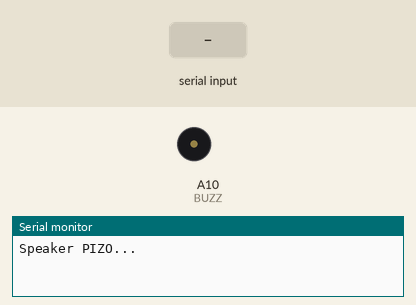
A program run on a simulated Arduino Mega 2560, built with avr-gcc and run on an emulated ATmega2560. Parts: buzzer (waves = sounding), the last lines printed to the serial monitor. Inputs (shaded band) come from the test bench.

Above: at 1.2 s.
1.3 s: "1" received over Serial
At 1.63 s:
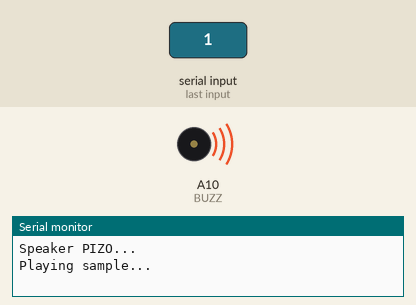
Timing chart, 0 to 4.3 s (numbered marks = the images above; inputs shaded):
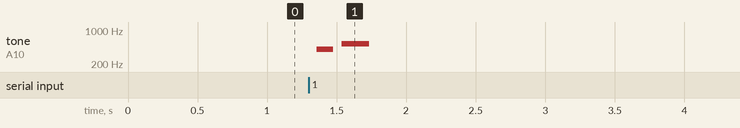

Measured:
- after the input at 1.3 s, tone on A10 (BUZZ): silent → 398 Hz after 0.06 s, → silent 0.12 s later, → 523 Hz 0.06 s later, → silent 0.20 s later

The program:

main.cpp
```cpp
#include <Arduino.h>

#define BUZZ A10

void beep(int frequencyInHertz, long timeInMilliseconds)
{
  int x;
  long delayAmount = (long)(1000000/frequencyInHertz);
  long loopTime = (long)((timeInMilliseconds*1000)/(delayAmount*2));
  for (x=0;x<loopTime;x++)
  {
      digitalWrite(BUZZ,HIGH);
      delayMicroseconds(delayAmount);
      digitalWrite(BUZZ,LOW);
      delayMicroseconds(delayAmount);
  }
}

void uhoh() {
  beep(415,100);
  delay(80);
  beep(279,100);
  delay(80);
}

void bonk() {
  beep(125,500);
  delay(100);
  uhoh();
}

void shootKey() {
  beep(1200,100);
  delay(80);
  beep(1200,100);
  beep(1500,200);
}

void openLock() {
  beep(800,100);
  delay(80);
  beep(1050,200);
}

void win() {
  beep(1200,100);
  delay(80);
  beep(1200,100);
  beep(1500,200);
}

bool isSerial() {
  bool available = false;

  if (Serial.available()) {
    String str = Serial.readString();
    available = true;
  }

  return available;
}

void setup() {

  Serial.begin(9600);
  Serial.setTimeout(10);
  Serial.println("Speaker PIZO...");

  pinMode(BUZZ, OUTPUT);
  digitalWrite(BUZZ, LOW); //Buzzer Off
}

void loop() {
  if (isSerial()) {
    Serial.println("Playing sample...");
    openLock();
  }
}

// ## RTTL Samples ###########
//char *song = "The Simpsons:d=4,o=5,b=160:c.6,e6,f#6,8a6,g.6,e6,c6,8a,8f#,8f#,8f#,2g,8p,8p,8f#,8f#,8f#,8g,a#.,8c6,8c6,8c6,c6";
//char *song = "Indiana:d=4,o=5,b=250:e,8p,8f,8g,8p,1c6,8p.,d,8p,8e,1f,p.,g,8p,8a,8b,8p,1f6,p,a,8p,8b,2c6,2d6,2e6,e,8p,8f,8g,8p,1c6,p,d6,8p,8e6,1f.6,g,8p,8g,e.6,8p,d6,8p,8g,e.6,8p,d6,8p,8g,f.6,8p,e6,8p,8d6,2c6";
//char *song = "TakeOnMe:d=4,o=4,b=160:8f#5,8f#5,8f#5,8d5,8p,8b,8p,8e5,8p,8e5,8p,8e5,8g#5,8g#5,8a5,8b5,8a5,8a5,8a5,8e5,8p,8d5,8p,8f#5,8p,8f#5,8p,8f#5,8e5,8e5,8f#5,8e5,8f#5,8f#5,8f#5,8d5,8p,8b,8p,8e5,8p,8e5,8p,8e5,8g#5,8g#5,8a5,8b5,8a5,8a5,8a5,8e5,8p,8d5,8p,8f#5,8p,8f#5,8p,8f#5,8e5,8e5";
//char *song = "Entertainer:d=4,o=5,b=140:8d,8d#,8e,c6,8e,c6,8e,2c.6,8c6,8d6,8d#6,8e6,8c6,8d6,e6,8b,d6,2c6,p,8d,8d#,8e,c6,8e,c6,8e,2c.6,8p,8a,8g,8f#,8a,8c6,e6,8d6,8c6,8a,2d6";
//char *song = "Muppets:d=4,o=5,b=250:c6,c6,a,b,8a,b,g,p,c6,c6,a,8b,8a,8p,g.,p,e,e,g,f,8e,f,8c6,8c,8d,e,8e,8e,8p,8e,g,2p,c6,c6,a,b,8a,b,g,p,c6,c6,a,8b,a,g.,p,e,e,g,f,8e,f,8c6,8c,8d,e,8e,d,8d,c";
//char *song = "Xfiles:d=4,o=5,b=125:e,b,a,b,d6,2b.,1p,e,b,a,b,e6,2b.,1p,g6,f#6,e6,d6,e6,2b.,1p,g6,f#6,e6,d6,f#6,2b.,1p,e,b,a,b,d6,2b.,1p,e,b,a,b,e6,2b.,1p,e6,2b.";
//char *song = "Looney:d=4,o=5,b=140:32p,c6,8f6,8e6,8d6,8c6,a.,8c6,8f6,8e6,8d6,8d#6,e.6,8e6,8e6,8c6,8d6,8c6,8e6,8c6,8d6,8a,8c6,8g,8a#,8a,8f";
//char *song = "20thCenFox:d=16,o=5,b=140:b,8p,b,b,2b,p,c6,32p,b,32p,c6,32p,b,32p,c6,32p,b,8p,b,b,b,32p,b,32p,b,32p,b,32p,b,32p,b,32p,b,32p,g#,32p,a,32p,b,8p,b,b,2b,4p,8e,8g#,8b,1c#6,8f#,8a,8c#6,1e6,8a,8c#6,8e6,1e6,8b,8g#,8a,2b";
//char *song = "Bond:d=4,o=5,b=80:32p,16c#6,32d#6,32d#6,16d#6,8d#6,16c#6,16c#6,16c#6,16c#6,32e6,32e6,16e6,8e6,16d#6,16d#6,16d#6,16c#6,32d#6,32d#6,16d#6,8d#6,16c#6,16c#6,16c#6,16c#6,32e6,32e6,16e6,8e6,16d#6,16d6,16c#6,16c#7,c.7,16g#6,16f#6,g#.6";
//char *song = "MASH:d=8,o=5,b=140:4a,4g,f#,g,p,f#,p,g,p,f#,p,2e.,p,f#,e,4f#,e,f#,p,e,p,4d.,p,f#,4e,d,e,p,d,p,e,p,d,p,2c#.,p,d,c#,4d,c#,d,p,e,p,4f#,p,a,p,4b,a,b,p,a,p,b,p,2a.,4p,a,b,a,4b,a,b,p,2a.,a,4f#,a,b,p,d6,p,4e.6,d6,b,p,a,p,2b";
//char *song = "StarWars:d=4,o=5,b=45:32p,32f#,32f#,32f#,8b.,8f#.6,32e6,32d#6,32c#6,8b.6,16f#.6,32e6,32d#6,32c#6,8b.6,16f#.6,32e6,32d#6,32e6,8c#.6,32f#,32f#,32f#,8b.,8f#.6,32e6,32d#6,32c#6,8b.6,16f#.6,32e6,32d#6,32c#6,8b.6,16f#.6,32e6,32d#6,32e6,8c#6";
//char *song = "GoodBad:d=4,o=5,b=56:32p,32a#,32d#6,32a#,32d#6,8a#.,16f#.,16g#.,d#,32a#,32d#6,32a#,32d#6,8a#.,16f#.,16g#.,c#6,32a#,32d#6,32a#,32d#6,8a#.,16f#.,32f.,32d#.,c#,32a#,32d#6,32a#,32d#6,8a#.,16g#.,d#";
//char *song = "TopGun:d=4,o=4,b=31:32p,16c#,16g#,16g#,32f#,32f,32f#,32f,16d#,16d#,32c#,32d#,16f,32d#,32f,16f#,32f,32c#,16f,d#,16c#,16g#,16g#,32f#,32f,32f#,32f,16d#,16d#,32c#,32d#,16f,32d#,32f,16f#,32f,32c#,g#";
//char *song = "A-Team:d=8,o=5,b=125:4d#6,a#,2d#6,16p,g#,4a#,4d#.,p,16g,16a#,d#6,a#,f6,2d#6,16p,c#.6,16c6,16a#,g#.,2a#";
//char *song = "Flinstones:d=4,o=5,b=40:32p,16f6,16a#,16a#6,32g6,16f6,16a#.,16f6,32d#6,32d6,32d6,32d#6,32f6,16a#,16c6,d6,16f6,16a#.,16a#6,32g6,16f6,16a#.,32f6,32f6,32d#6,32d6,32d6,32d#6,32f6,16a#,16c6,a#,16a6,16d.6,16a#6,32a6,32a6,32g6,32f#6,32a6,8g6,16g6,16c.6,32a6,32a6,32g6,32g6,32f6,32e6,32g6,8f6,16f6,16a#.,16a#6,32g6,16f6,16a#.,16f6,32d#6,32d6,32d6,32d#6,32f6,16a#,16c.6,32d6,32d#6,32f6,16a#,16c.6,32d6,32d#6,32f6,16a#6,16c7,8a#.6";
//char *song = "Jeopardy:d=4,o=6,b=125:c,f,c,f5,c,f,2c,c,f,c,f,a.,8g,8f,8e,8d,8c#,c,f,c,f5,c,f,2c,f.,8d,c,a#5,a5,g5,f5,p,d#,g#,d#,g#5,d#,g#,2d#,d#,g#,d#,g#,c.7,8a#,8g#,8g,8f,8e,d#,g#,d#,g#5,d#,g#,2d#,g#.,8f,d#,c#,c,p,a#5,p,g#.5,d#,g#";
//char *song = "Gadget:d=16,o=5,b=50:32d#,32f,32f#,32g#,a#,f#,a,f,g#,f#,32d#,32f,32f#,32g#,a#,d#6,4d6,32d#,32f,32f#,32g#,a#,f#,a,f,g#,f#,8d#";
//char *song = "Smurfs:d=32,o=5,b=200:4c#6,16p,4f#6,p,16c#6,p,8d#6,p,8b,p,4g#,16p,4c#6,p,16a#,p,8f#,p,8a#,p,4g#,4p,g#,p,a#,p,b,p,c6,p,4c#6,16p,4f#6,p,16c#6,p,8d#6,p,8b,p,4g#,16p,4c#6,p,16a#,p,8b,p,8f,p,4f#";
//char *song = "MahnaMahna:d=16,o=6,b=125:c#,c.,b5,8a#.5,8f.,4g#,a#,g.,4d#,8p,c#,c.,b5,8a#.5,8f.,g#.,8a#.,4g,8p,c#,c.,b5,8a#.5,8f.,4g#,f,g.,8d#.,f,g.,8d#.,f,8g,8d#.,f,8g,d#,8c,a#5,8d#.,8d#.,4d#,8d#.";
//char *song = "LeisureSuit:d=16,o=6,b=56:f.5,f#.5,g.5,g#5,32a#5,f5,g#.5,a#.5,32f5,g#5,32a#5,g#5,8c#.,a#5,32c#,a5,a#.5,c#.,32a5,a#5,32c#,d#,8e,c#.,f.,f.,f.,f.,f,32e,d#,8d,a#.5,e,32f,e,32f,c#,d#.,c#";
//char *song = "MissionImp:d=16,o=6,b=95:32d,32d#,32d,32d#,32d,32d#,32d,32d#,32d,32d,32d#,32e,32f,32f#,32g,g,8p,g,8p,a#,p,c7,p,g,8p,g,8p,f,p,f#,p,g,8p,g,8p,a#,p,c7,p,g,8p,g,8p,f,p,f#,p,a#,g,2d,32p,a#,g,2c#,32p,a#,g,2c,a#5,8c,2p,32p,a#5,g5,2f#,32p,a#5,g5,2f,32p,a#5,g5,2e,d#,8d";
//char *song = "smb:d=4,o=5,b=100:16e6,16e6,32p,8e6,16c6,8e6,8g6,8p,8g,8p,8c6,16p,8g,16p,8e,16p,8a,8b,16a#,8a,16g.,16e6,16g6,8a6,16f6,8g6,8e6,16c6,16d6,8b,16p,8c6,16p,8g,16p,8e,16p,8a,8b,16a#,8a,16g.,16e6,16g6,8a6,16f6,8g6,8e6,16c6,16d6,8b,8p,16g6,16f#6,16f6,16d#6,16p,16e6,16p,16g#,16a,16c6,16p,16a,16c6,16d6,8p,16g6,16f#6,16f6,16d#6,16p,16e6,16p,16c7,16p,16c7,16c7,p,16g6,16f#6,16f6,16d#6,16p,16e6,16p,16g#,16a,16c6,16p,16a,16c6,16d6,8p,16d#6,8p,16d6,8p,16c6";
//char *song  = "spyhunter:d=4,o=5,b=100:16f,32p,16f,32p,16g,32p,16f,32p,32g#.,16a,16f,32p,16a#,32p,16a,32p,16f,32p,16f,32p,16g,32p,16f,32p,32g#.,16a,16f,32p,16a#,32p,16a,32p";
//char *song = "mmselect:d=4,o=5,b=160:16g,16p,16g,8f,2g,8p,16a,16p,16a,8g,2a,16a#,16a#,16p,16a#,p,16c#6,16c#6,16p,16c#6,p,16d6,16p,8c6,16a#,16c6,16c#6,32d6,32d#6,32d6,32d#6,32d6,32d#6,32d6,32d#6,16d6";
//char *song = "tetris:d=4,o=5,b=160:e6,8b,8c6,8d6,16e6,16d6,8c6,8b,a,8a,8c6,e6,8d6,8c6,b,8b,8c6,d6,e6,c6,a,2a,8p,d6,8f6,a6,8g6,8f6,e6,8e6,8c6,e6,8d6,8c6,b,8b,8c6,d6,e6,c6,a,a";
//char *song = "Santeria:d=4,o=5,b=100:8g#6,16d#7,8g#7,16d#7,8g#6,8g#6,16d#7,8g#7,16d#7,8g#6,16g#6,8g#7,16e#7,8c#7,8c#7,8c#6,8d#7,8f#6,8f#6,16c#7,8f#7,16d#7,8g#7,16p,8c#7,8d#7,8g#6,8g#6,16p,8a#7,16g#7,8d#7,8d#6";
//char *song = "YMCA:d=4,o=5,b=160:8c#6,8a#,2p,8a#,8g#,8f#,8g#,8a#,c#6,8a#,c#6,8d#6,8a#,2p,8a#,8g#,8f#,8g#,8a#,c#6,8a#,c#6,8d#6,8b,2p,8b,8a#,8g#,8a#,8b,d#6,8f#6,d#6,f.6,d#.6,c#.6,b.,a#,g#";
//char *song = "Coca-cola:d=4,o=5,b=125:8f#6,8f#6,8f#6,8f#6,g6,8f#6,e6,8e6,8a6,f#6,d6,2p";
//char *song = "countdown:d=4,o=5,b=125:p,8p,16b,16a,b,e,p,8p,16c6,16b,8c6,8b,a,p,8p,16c6,16b,c6,e,p,8p,16a,16g,8a,8g,8f#,8a,g.,16f#,16g,a.,16g,16a,8b,8a,8g,8f#,e,c6,2b.,16b,16c6,16b,16a,1b";
//char *song = "FunkyTown:d=4,o=4,b=125:8c6,8c6,8a#5,8c6,8p,8g5,8p,8g5,8c6,8f6,8e6,8c6,2p,8c6,8c6,8a#5,8c6,8p,8g5,8p,8g5,8c6,8f6,8e6,8c6";
//char *song = "SuperMan:d=4,o=5,b=180:8g,8g,8g,c6,8c6,2g6,8p,8g6,8a.6,16g6,8f6,1g6,8p,8g,8g,8g,c6,8c6,2g6,8p,8g6,8a.6,16g6,8f6,8a6,2g.6,p,8c6,8c6,8c6,2b.6,g.6,8c6,8c6,8c6,2b.6,g.6,8c6,8c6,8c6,8b6,8a6,8b6,2c7,8c6,8c6,8c6,8c6,8c6,2c.6";
//char *song = "Blanka:d=4,o=6,b=125:16c,16c#,16c,16c#,16e,16f,16e,16f,c7,a#,g#,8f";
//char *song = "bikegs:d=4,o=5,b=63:16a#5,16P,16c6,16P,16d6,16P,32f6,32e6,32c6,16d6,16P,16g6,16P,32f6,32g6,32a6,16f6,16P,32e6,32f6,32g6,16d6,16P,16e6,";
//char *song = "Fawlty:d=4,o=5,b=125:8b,8c6,8d6,8c#6,8d6,8c#6,8d6,8g6,e.6,8d6,8c6,8b,8c6,8b,8c6,8b,8c6,8f#6,d.6,8c6,8b,8a,8g,8f#,8g,8f#,8g,8d6,8c6,8b,8c6,8b,8a,8g,8f#,8g,8e,8f#,d,8c6,8d6,8b,8c6,a";
//char *song = "spyhunter:d=4,o=5,b=100:16f,32p,16f,32p,16g,32p,16f,32p,32g#.,16a,16f,32p,16a#,32p,16a,32p,16f,32p,16f,32p,16g,32p,16f,32p,32g#.,16a,16f,32p,16a#,32p,16a,32p";

//  play_rtttl(song, BUZZ);
```
